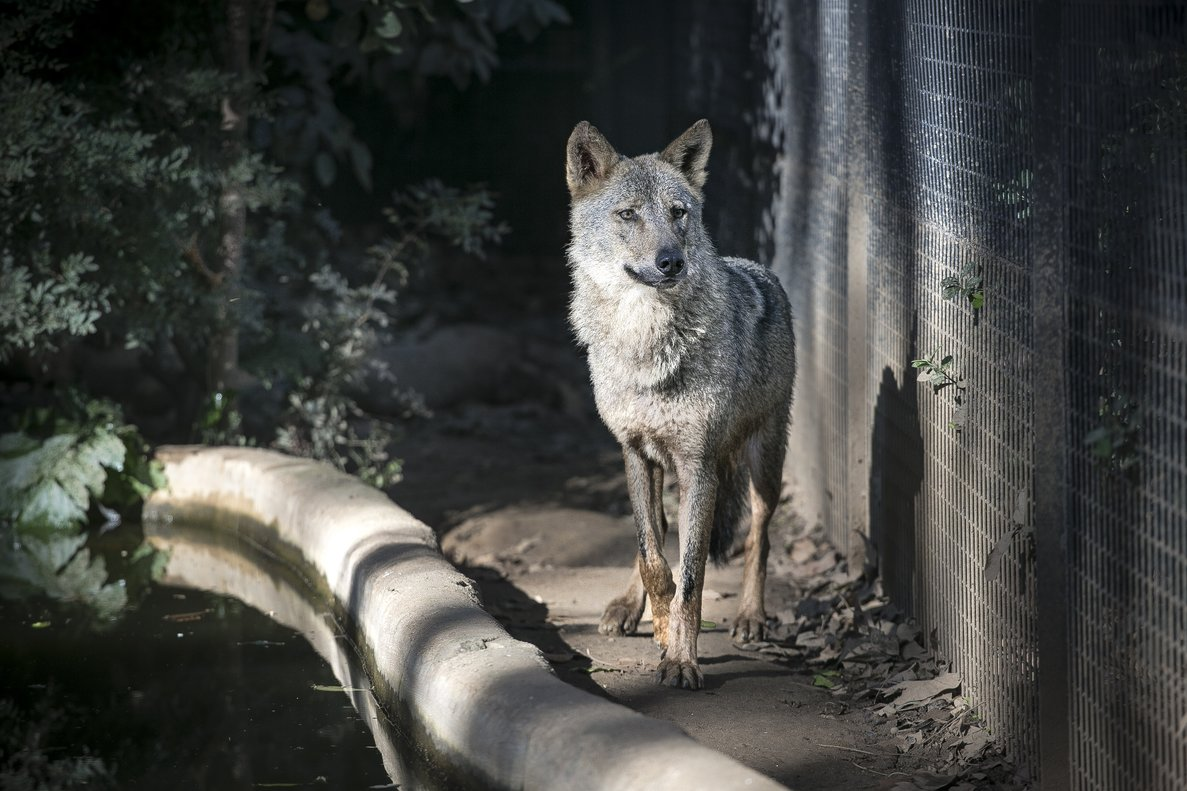
#> input picture lobo.jpg, 1187 x 791 px
$ python 12-TransformaionesMorfologicas.py
#> lines starting #> are read from the running program, lines starting #| are printed output that depends on the picture
import cv2
import numpy as np

img= cv2.imread('lobo.jpg',0)
#> img: shape (791, 1187); min 0, max 255, mean 69


kernel = np.ones((7,7),np.uint8)

########    EROSIÓN  #######
erosion = cv2.erode(img,kernel,iterations=1)

########    DILATACIÓN  #######
dilatacion = cv2.dilate(img,kernel, iterations=1)
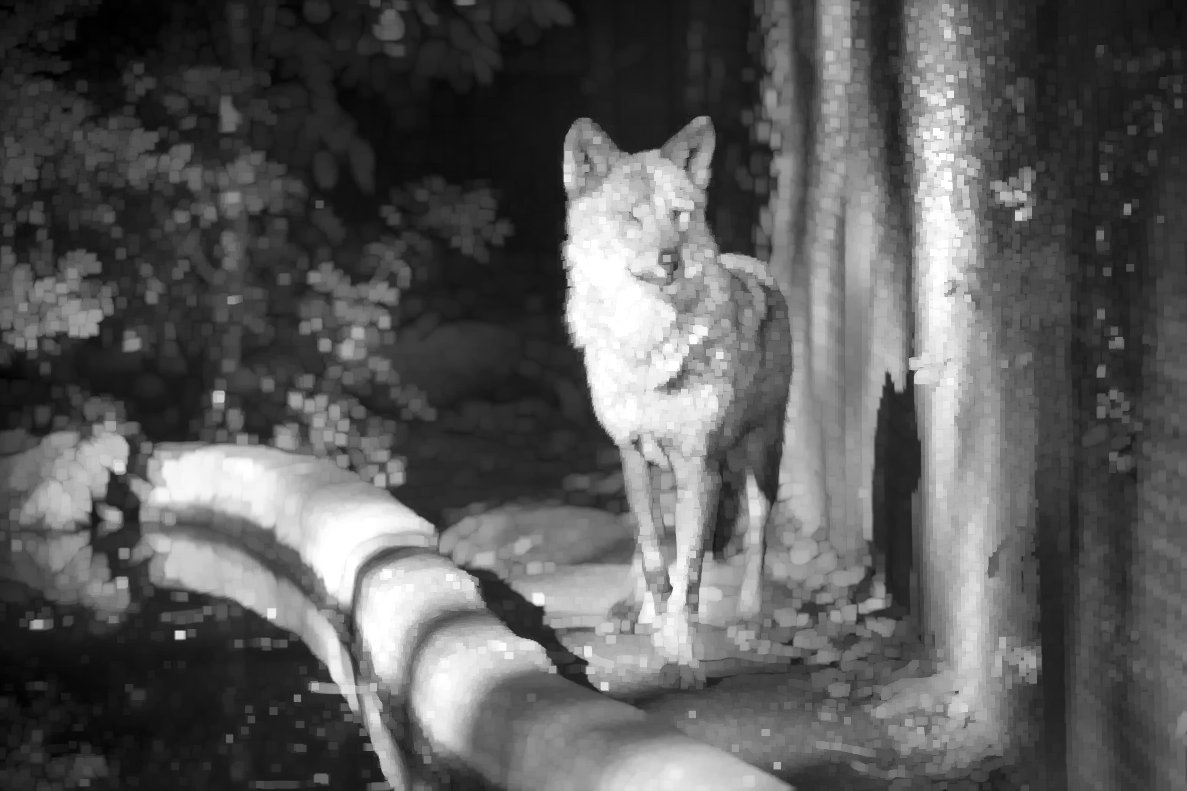
#> dilatacion: shape (791, 1187); min 0, max 255, mean 90.6

########    APERTURA  #######
#es util para eliminar el ruido
apertura = cv2.morphologyEx(img, cv2.MORPH_OPEN, kernel)
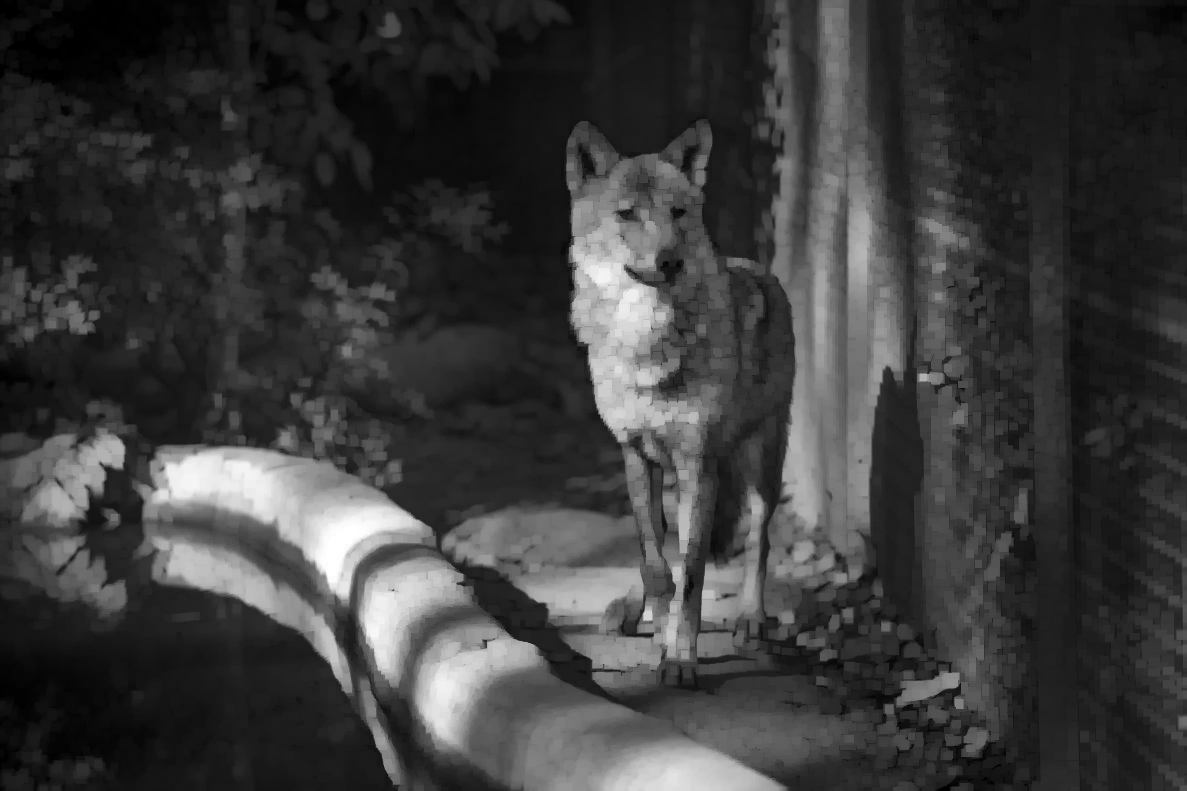
#> apertura: shape (791, 1187); min 0, max 255, mean 58.8

########    CIERRE  #######
cierre = cv2.morphologyEx(img, cv2.MORPH_CLOSE,kernel)
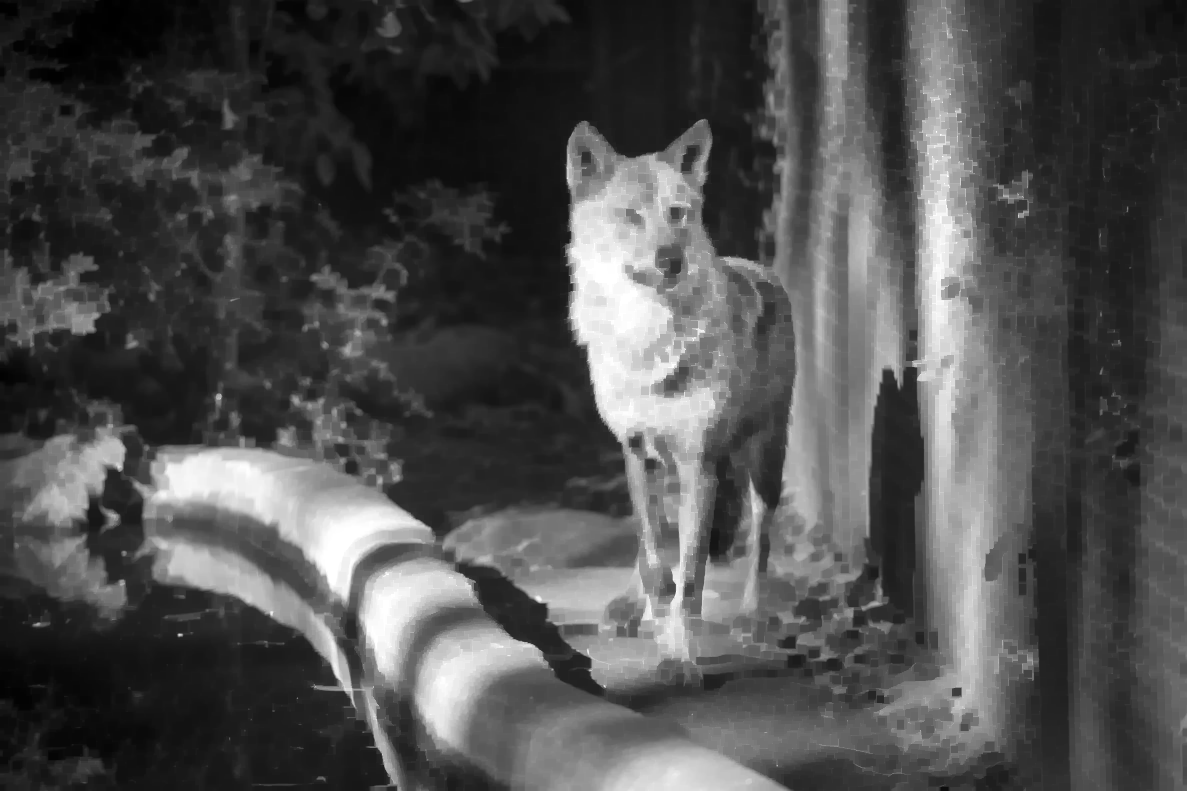
#> cierre: shape (791, 1187); min 0, max 255, mean 78.3

########    GRADIENTE MORFOLOGICO  #######
gradiente = cv2.morphologyEx(img, cv2.MORPH_GRADIENT, kernel)
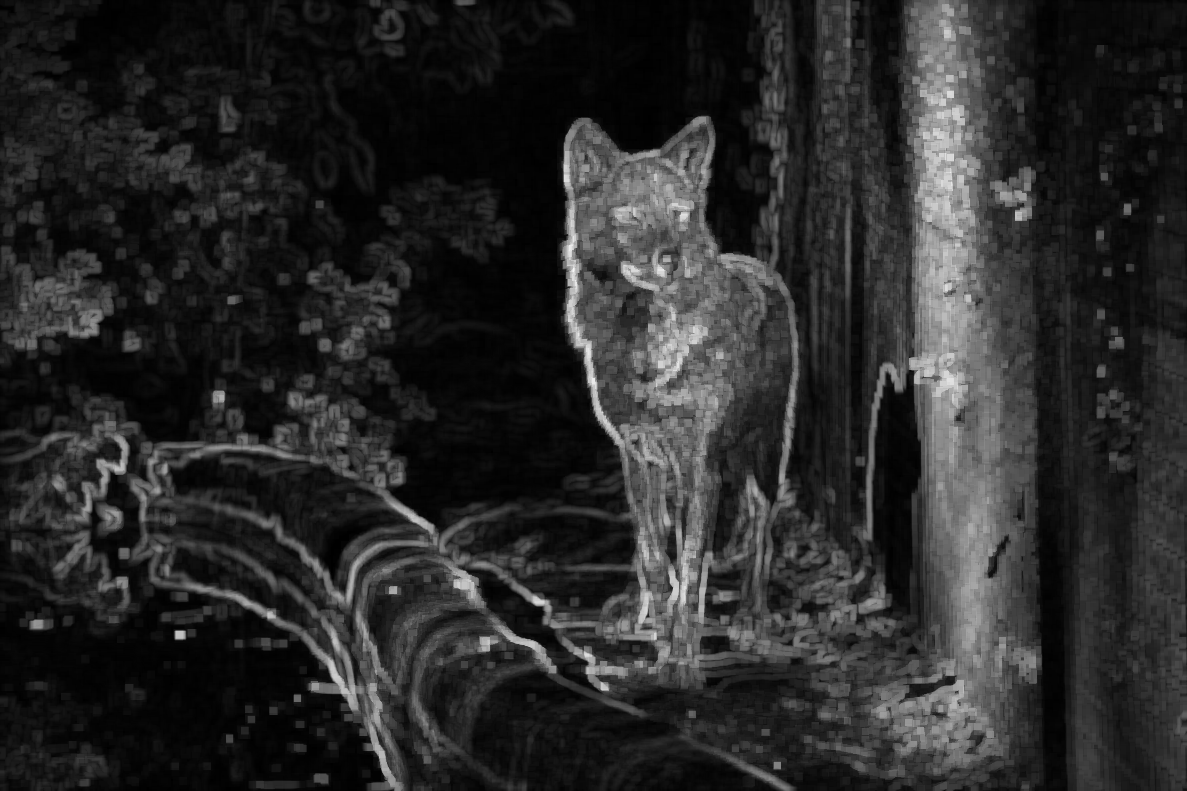
#> gradiente: shape (791, 1187); min 0, max 246, mean 41.8


cv2.namedWindow('kernel',cv2.WINDOW_NORMAL)
cv2.imshow('kernel',kernel)
cv2.namedWindow('erosion',cv2.WINDOW_NORMAL)
cv2.imshow('erosion',erosion)
cv2.namedWindow('dilatacion',cv2.WINDOW_NORMAL)
cv2.imshow('dilatacion',dilatacion)
cv2.namedWindow('apertura',cv2.WINDOW_NORMAL)
cv2.imshow('apertura',apertura)
cv2.namedWindow('cierre',cv2.WINDOW_NORMAL)
cv2.imshow('cierre',cierre)
cv2.namedWindow('gradiente',cv2.WINDOW_NORMAL)
cv2.imshow('gradiente',gradiente)
cv2.waitKey(0)
cv2.destroyAllWindows()
